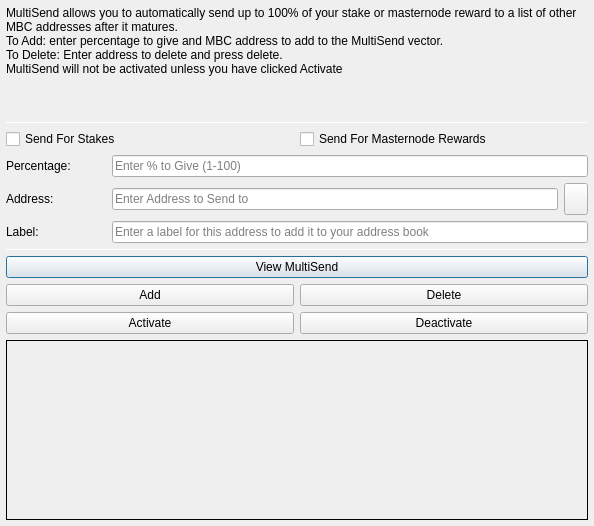
<?xml version="1.0" encoding="UTF-8"?>
<ui version="4.0">
 <class>MultiSendDialog</class>
 <widget class="QDialog" name="MultiSendDialog">
  <property name="windowModality">
   <enum>Qt::NonModal</enum>
  </property>
  <property name="geometry">
   <rect>
    <x>0</x>
    <y>0</y>
    <width>594</width>
    <height>526</height>
   </rect>
  </property>
  <property name="windowTitle">
   <string>MultiSend</string>
  </property>
  <layout class="QVBoxLayout" name="verticalLayout" stretch="0">
   <property name="leftMargin">
    <number>6</number>
   </property>
   <property name="topMargin">
    <number>6</number>
   </property>
   <property name="rightMargin">
    <number>6</number>
   </property>
   <property name="bottomMargin">
    <number>6</number>
   </property>
   <item>
    <layout class="QVBoxLayout" name="verticalLayout_Main" stretch="1,1,1,0,1,1,1">
     <item>
      <widget class="QLabel" name="label_2">
       <property name="lineWidth">
        <number>1</number>
       </property>
       <property name="text">
        <string>MultiSend allows you to automatically send up to 100% of your stake or masternode reward to a list of other MBC addresses after it matures.
To Add: enter percentage to give and MBC address to add to the MultiSend vector.
To Delete: Enter address to delete and press delete.
MultiSend will not be activated unless you have clicked Activate</string>
       </property>
       <property name="alignment">
        <set>Qt::AlignLeading|Qt::AlignLeft|Qt::AlignTop</set>
       </property>
       <property name="wordWrap">
        <bool>true</bool>
       </property>
      </widget>
     </item>
     <item>
      <widget class="Line" name="line">
       <property name="minimumSize">
        <size>
         <width>0</width>
         <height>1</height>
        </size>
       </property>
       <property name="maximumSize">
        <size>
         <width>16777215</width>
         <height>1</height>
        </size>
       </property>
       <property name="orientation">
        <enum>Qt::Horizontal</enum>
       </property>
      </widget>
     </item>
     <item>
      <layout class="QVBoxLayout" name="verticalLayout_Settings">
       <item>
        <layout class="QHBoxLayout" name="horizontalLayout">
         <item>
          <widget class="QCheckBox" name="multiSendStakeCheckBox">
           <property name="text">
            <string>Send For Stakes</string>
           </property>
          </widget>
         </item>
         <item>
          <widget class="QCheckBox" name="multiSendMasternodeCheckBox">
           <property name="text">
            <string>Send For Masternode Rewards</string>
           </property>
          </widget>
         </item>
        </layout>
       </item>
       <item>
        <layout class="QHBoxLayout" name="horizontalLayout_6">
         <item>
          <widget class="QLabel" name="label">
           <property name="minimumSize">
            <size>
             <width>100</width>
             <height>0</height>
            </size>
           </property>
           <property name="toolTip">
            <string>Percentage of stake to send</string>
           </property>
           <property name="text">
            <string>Percentage:</string>
           </property>
          </widget>
         </item>
         <item>
          <widget class="QLineEdit" name="multiSendPercentEdit">
           <property name="toolTip">
            <string>Enter whole numbers 1 - 100</string>
           </property>
           <property name="placeholderText">
            <string>Enter % to Give (1-100)</string>
           </property>
          </widget>
         </item>
        </layout>
       </item>
       <item>
        <layout class="QHBoxLayout" name="horizontalLayout_7">
         <item>
          <widget class="QLabel" name="label_5">
           <property name="minimumSize">
            <size>
             <width>100</width>
             <height>0</height>
            </size>
           </property>
           <property name="toolTip">
            <string>Address to send portion of stake to</string>
           </property>
           <property name="text">
            <string>Address:</string>
           </property>
          </widget>
         </item>
         <item>
          <widget class="QLineEdit" name="multiSendAddressEdit">
           <property name="toolTip">
            <string/>
           </property>
           <property name="placeholderText">
            <string>Enter Address to Send to</string>
           </property>
          </widget>
         </item>
         <item>
          <widget class="QToolButton" name="addressBookButton">
           <property name="maximumSize">
            <size>
             <width>16777215</width>
             <height>32</height>
            </size>
           </property>
           <property name="toolTip">
            <string>Choose an address from the address book</string>
           </property>
           <property name="text">
            <string/>
           </property>
           <property name="icon">
            <iconset resource="../mbc.qrc">
             <normaloff>:/icons/address-book</normaloff>:/icons/address-book</iconset>
           </property>
           <property name="shortcut">
            <string>Alt+A</string>
           </property>
          </widget>
         </item>
        </layout>
       </item>
      </layout>
     </item>
     <item>
      <layout class="QHBoxLayout" name="horizontalLayout_3">
       <item>
        <widget class="QLabel" name="label_3">
         <property name="minimumSize">
          <size>
           <width>100</width>
           <height>0</height>
          </size>
         </property>
         <property name="text">
          <string>Label:</string>
         </property>
        </widget>
       </item>
       <item>
        <widget class="QLineEdit" name="labelAddressLabelEdit">
         <property name="placeholderText">
          <string>Enter a label for this address to add it to your address book</string>
         </property>
        </widget>
       </item>
      </layout>
     </item>
     <item>
      <widget class="Line" name="line_2">
       <property name="minimumSize">
        <size>
         <width>0</width>
         <height>1</height>
        </size>
       </property>
       <property name="maximumSize">
        <size>
         <width>16777215</width>
         <height>1</height>
        </size>
       </property>
       <property name="orientation">
        <enum>Qt::Horizontal</enum>
       </property>
      </widget>
     </item>
     <item>
      <layout class="QVBoxLayout" name="verticalLayout_Buttons">
       <item>
        <layout class="QHBoxLayout" name="horizontalLayout_4">
         <item>
          <widget class="QPushButton" name="viewButton">
           <property name="toolTip">
            <string/>
           </property>
           <property name="statusTip">
            <string>View MultiSend Vector</string>
           </property>
           <property name="text">
            <string>View MultiSend</string>
           </property>
          </widget>
         </item>
        </layout>
       </item>
       <item>
        <layout class="QHBoxLayout" name="horizontalLayout_2">
         <item>
          <widget class="QPushButton" name="addButton">
           <property name="toolTip">
            <string/>
           </property>
           <property name="statusTip">
            <string>Add to MultiSend Vector</string>
           </property>
           <property name="text">
            <string>Add</string>
           </property>
          </widget>
         </item>
         <item>
          <widget class="QPushButton" name="deleteButton">
           <property name="toolTip">
            <string/>
           </property>
           <property name="statusTip">
            <string>Delete Address From MultiSend Vector</string>
           </property>
           <property name="text">
            <string>Delete</string>
           </property>
          </widget>
         </item>
        </layout>
       </item>
       <item>
        <layout class="QHBoxLayout" name="horizontalLayout_5">
         <item>
          <widget class="QPushButton" name="activateButton">
           <property name="statusTip">
            <string>Activate MultiSend</string>
           </property>
           <property name="text">
            <string>Activate</string>
           </property>
          </widget>
         </item>
         <item>
          <widget class="QPushButton" name="disableButton">
           <property name="statusTip">
            <string>Deactivate MultiSend</string>
           </property>
           <property name="text">
            <string>Deactivate</string>
           </property>
          </widget>
         </item>
        </layout>
       </item>
      </layout>
     </item>
     <item>
      <widget class="QLabel" name="message">
       <property name="minimumSize">
        <size>
         <width>0</width>
         <height>180</height>
        </size>
       </property>
       <property name="frameShape">
        <enum>QFrame::Panel</enum>
       </property>
       <property name="frameShadow">
        <enum>QFrame::Plain</enum>
       </property>
       <property name="lineWidth">
        <number>1</number>
       </property>
       <property name="midLineWidth">
        <number>1</number>
       </property>
       <property name="text">
        <string/>
       </property>
       <property name="alignment">
        <set>Qt::AlignLeading|Qt::AlignLeft|Qt::AlignTop</set>
       </property>
       <property name="wordWrap">
        <bool>true</bool>
       </property>
      </widget>
     </item>
    </layout>
   </item>
  </layout>
 </widget>
 <resources>
  <include location="../mbc.qrc"/>
 </resources>
 <connections/>
</ui>
